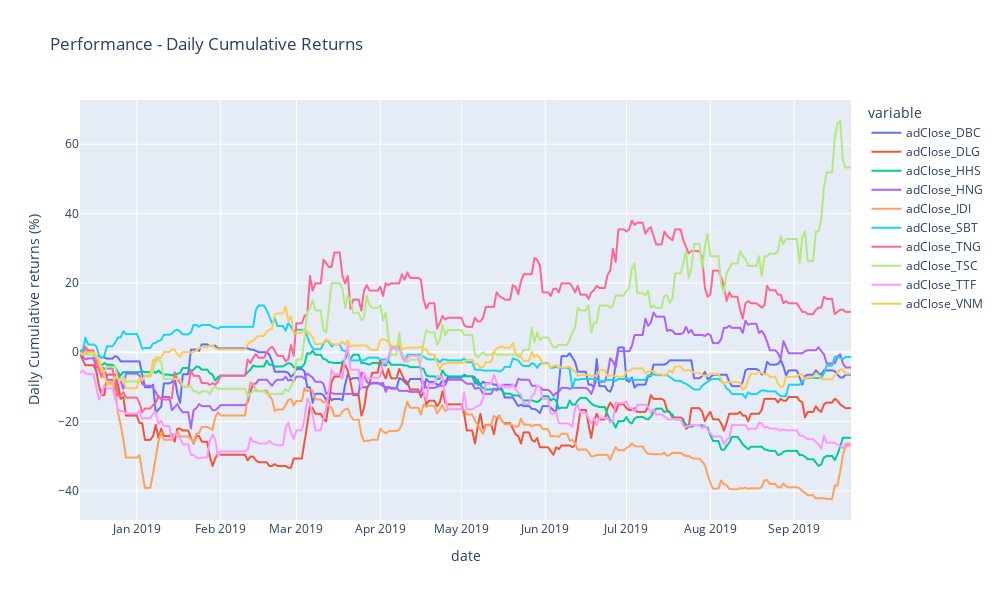

Notebook code cell kept with this figure:
### Markdown cell above
## **Gatev Data Normalization**

### Code cell
df_cum_daily_returns_train = gatev_dist.gatev_data_normalize(df_train)

### Figure 1 — Plotly figure (JSON) as saved in the notebook; plotly's stock layout.template omitted (floating-point values rounded to 4 significant figures; data arrays with more than 128 entries replaced by an {"elided": "..."} marker saying what was removed)
{"data": [{"hovertemplate": "variable=adClose_DBC<br>date=%{x}<br>value=%{y}<extra></extra>", "legendgroup": "adClose_DBC", "line": {"color": "#636efa", "dash": "solid"}, "marker": {"symbol": "circle"}, "mode": "lines", "name": "adClose_DBC", "showlegend": true, "type": "scattergl", "x": {"elided": "286 str values"}, "xaxis": "x", "y": {"elided": "286 float values"}, "yaxis": "y"}, {"hovertemplate": "variable=adClose_DLG<br>date=%{x}<br>value=%{y}<extra></extra>", "legendgroup": "adClose_DLG", "line": {"color": "#EF553B", "dash": "solid"}, "marker": {"symbol": "circle"}, "mode": "lines", "name": "adClose_DLG", "showlegend": true, "type": "scattergl", "x": {"elided": "286 str values"}, "xaxis": "x", "y": {"elided": "286 float values"}, "yaxis": "y"}, {"hovertemplate": "variable=adClose_HHS<br>date=%{x}<br>value=%{y}<extra></extra>", "legendgroup": "adClose_HHS", "line": {"color": "#00cc96", "dash": "solid"}, "marker": {"symbol": "circle"}, "mode": "lines", "name": "adClose_HHS", "showlegend": true, "type": "scattergl", "x": {"elided": "286 str values"}, "xaxis": "x", "y": {"elided": "286 float values"}, "yaxis": "y"}, {"hovertemplate": "variable=adClose_HNG<br>date=%{x}<br>value=%{y}<extra></extra>", "legendgroup": "adClose_HNG", "line": {"color": "#ab63fa", "dash": "solid"}, "marker": {"symbol": "circle"}, "mode": "lines", "name": "adClose_HNG", "showlegend": true, "type": "scattergl", "x": {"elided": "286 str values"}, "xaxis": "x", "y": {"elided": "286 float values"}, "yaxis": "y"}, {"hovertemplate": "variable=adClose_IDI<br>date=%{x}<br>value=%{y}<extra></extra>", "legendgroup": "adClose_IDI", "line": {"color": "#FFA15A", "dash": "solid"}, "marker": {"symbol": "circle"}, "mode": "lines", "name": "adClose_IDI", "showlegend": true, "type": "scattergl", "x": {"elided": "286 str values"}, "xaxis": "x", "y": {"elided": "286 float values"}, "yaxis": "y"}, {"hovertemplate": "variable=adClose_SBT<br>date=%{x}<br>value=%{y}<extra></extra>", "legendgroup": "adClose_SBT", "line": {"color": "#19d3f3", "dash": "solid"}, "marker": {"symbol": "circle"}, "mode": "lines", "name": "adClose_SBT", "showlegend": true, "type": "scattergl", "x": {"elided": "286 str values"}, "xaxis": "x", "y": {"elided": "286 float values"}, "yaxis": "y"}, {"hovertemplate": "variable=adClose_TNG<br>date=%{x}<br>value=%{y}<extra></extra>", "legendgroup": "adClose_TNG", "line": {"color": "#FF6692", "dash": "solid"}, "marker": {"symbol": "circle"}, "mode": "lines", "name": "adClose_TNG", "showlegend": true, "type": "scattergl", "x": {"elided": "286 str values"}, "xaxis": "x", "y": {"elided": "286 float values"}, "yaxis": "y"}, {"hovertemplate": "variable=adClose_TSC<br>date=%{x}<br>value=%{y}<extra></extra>", "legendgroup": "adClose_TSC", "line": {"color": "#B6E880", "dash": "solid"}, "marker": {"symbol": "circle"}, "mode": "lines", "name": "adClose_TSC", "showlegend": true, "type": "scattergl", "x": {"elided": "286 str values"}, "xaxis": "x", "y": {"elided": "286 float values"}, "yaxis": "y"}, {"hovertemplate": "variable=adClose_TTF<br>date=%{x}<br>value=%{y}<extra></extra>", "legendgroup": "adClose_TTF", "line": {"color": "#FF97FF", "dash": "solid"}, "marker": {"symbol": "circle"}, "mode": "lines", "name": "adClose_TTF", "showlegend": true, "type": "scattergl", "x": {"elided": "286 str values"}, "xaxis": "x", "y": {"elided": "286 float values"}, "yaxis": "y"}, {"hovertemplate": "variable=adClose_VNM<br>date=%{x}<br>value=%{y}<extra></extra>", "legendgroup": "adClose_VNM", "line": {"color": "#FECB52", "dash": "solid"}, "marker": {"symbol": "circle"}, "mode": "lines", "name": "adClose_VNM", "showlegend": true, "type": "scattergl", "x": {"elided": "286 str values"}, "xaxis": "x", "y": {"elided": "286 float values"}, "yaxis": "y"}], "layout": {"height": 600, "legend": {"title": {"text": "variable"}, "tracegroupgap": 0}, "title": {"text": "Performance - Daily Cumulative Returns"}, "width": 1000, "xaxis": {"anchor": "y", "domain": [0, 1], "title": {"text": "date"}}, "yaxis": {"anchor": "x", "domain": [0, 1], "title": {"text": "Daily Cumulative returns (%)"}}}}
